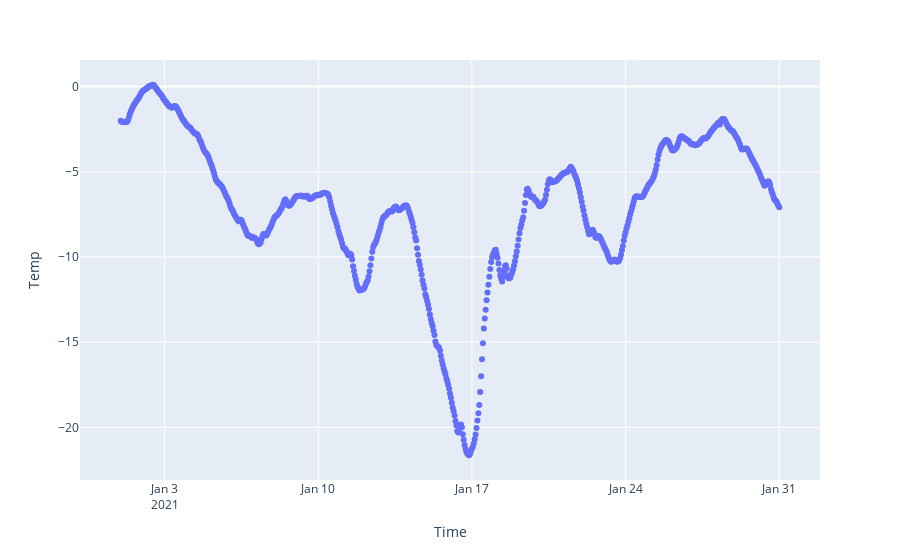

Notebook source saved alongside this figure:
### Code cell
#scatter plot
fig = px.scatter(df2, x='Time', y= 'Temp', hover_data=['Price'])
fig.show()

### Figure 1 — Plotly figure (JSON) as saved in the notebook; plotly's stock layout.template omitted (floating-point values rounded to 4 significant figures; data arrays with more than 128 entries replaced by an {"elided": "..."} marker saying what was removed)
{"data": [{"customdata": {"elided": "721x1 float values"}, "hovertemplate": "Time=%{x}<br>Temp=%{y}<br>Price=%{customdata[0]}<extra></extra>", "legendgroup": "", "marker": {"color": "#636efa", "symbol": "circle"}, "mode": "markers", "name": "", "orientation": "v", "showlegend": false, "type": "scatter", "x": {"elided": "721 str values"}, "xaxis": "x", "y": {"elided": "721 float values"}, "yaxis": "y"}], "layout": {"legend": {"tracegroupgap": 0}, "margin": {"t": 60}, "xaxis": {"anchor": "y", "domain": [0, 1], "title": {"text": "Time"}}, "yaxis": {"anchor": "x", "domain": [0, 1], "title": {"text": "Temp"}}}}
